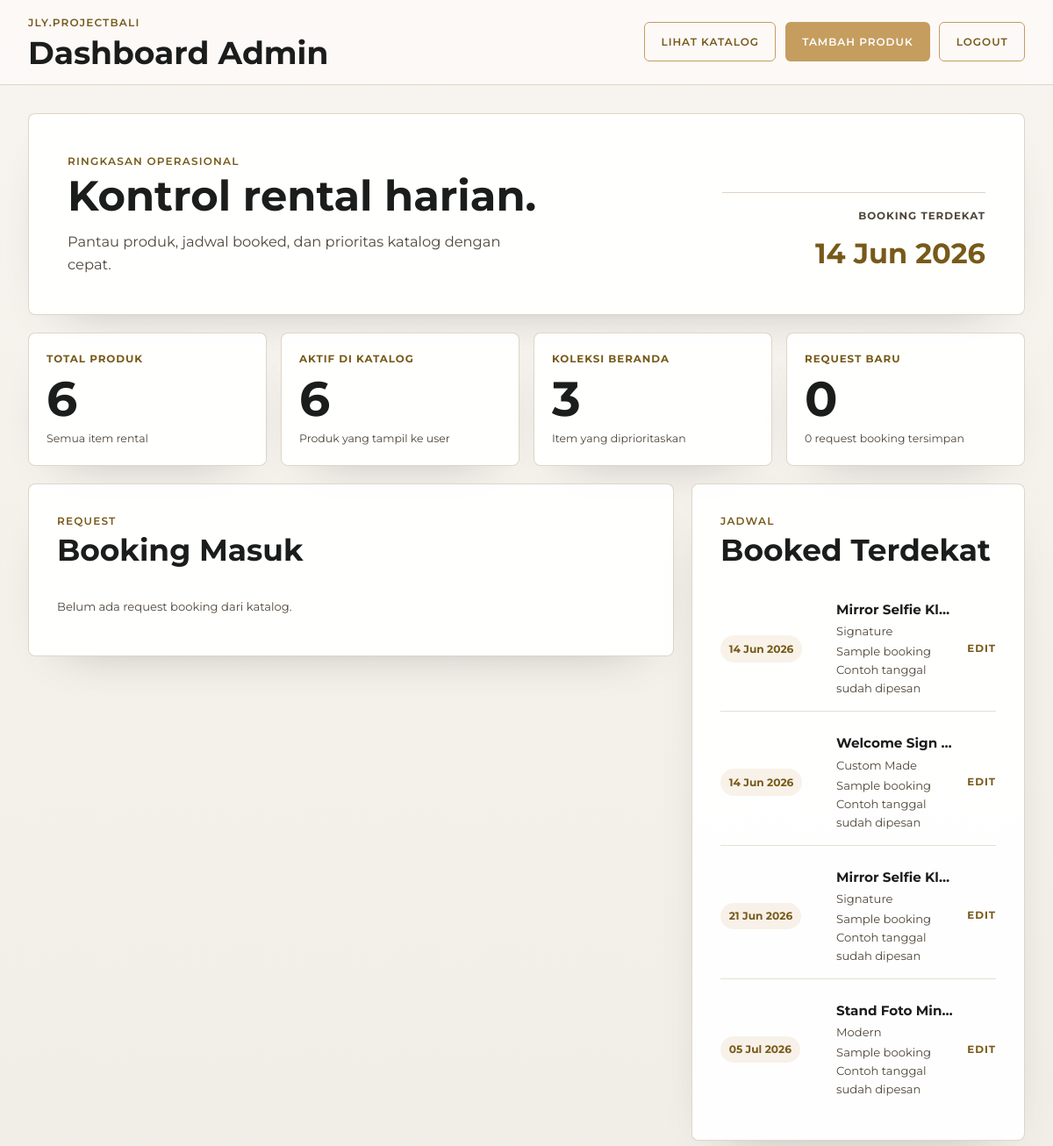
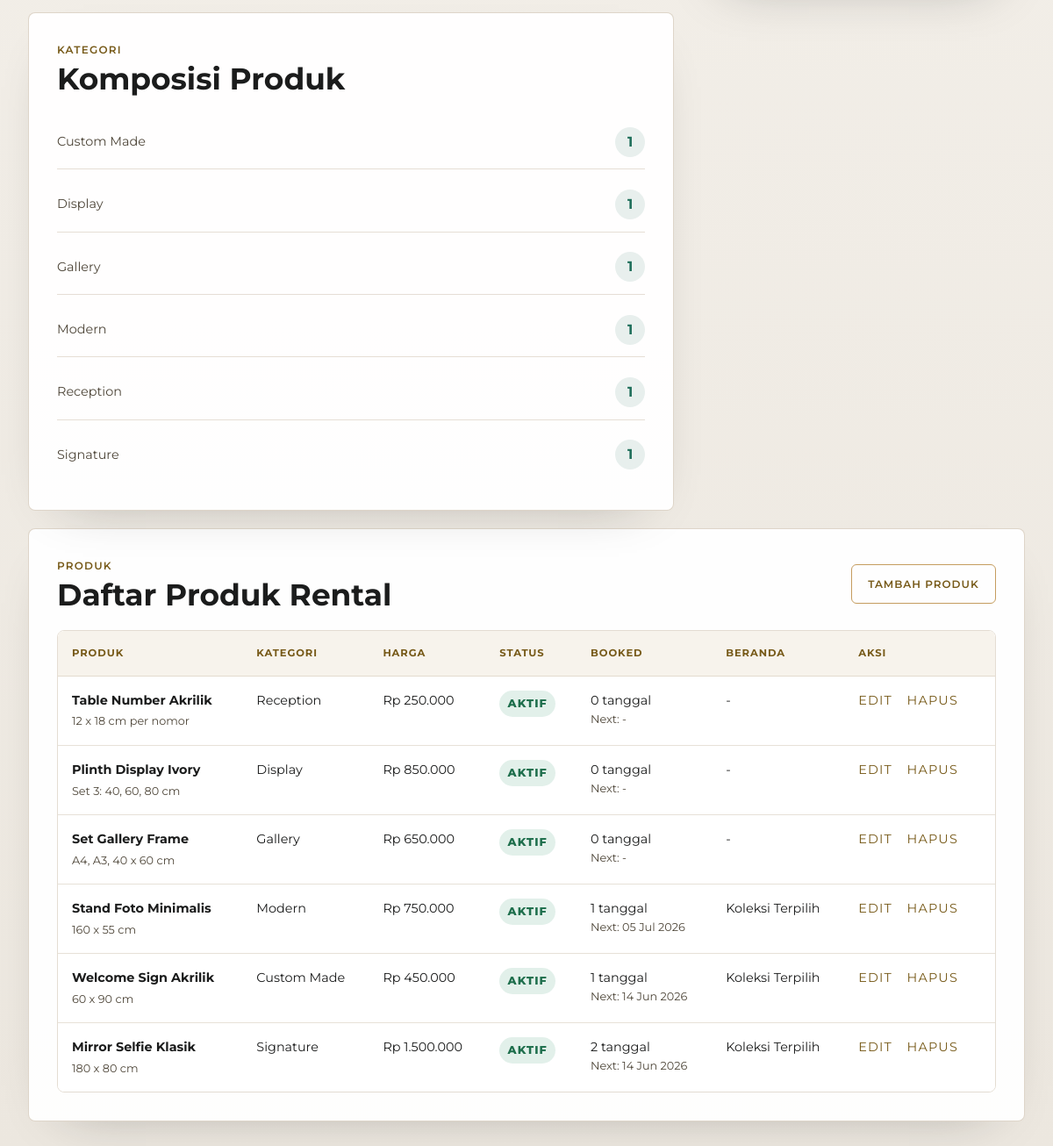
The page /admin/index.php (signed in) on the database its author committed (2 pictures, top to bottom).
### tables this page shows
CREATE TABLE IF NOT EXISTS product_bookings (
  id INT UNSIGNED AUTO_INCREMENT PRIMARY KEY,
  product_id INT UNSIGNED NOT NULL,
  booked_date DATE NOT NULL,
  customer_name VARCHAR(150) NULL,
  note VARCHAR(255) NULL,
  created_at TIMESTAMP DEFAULT CURRENT_TIMESTAMP,
  UNIQUE KEY unique_product_booked_date (product_id, booked_date),
  KEY idx_product_bookings_date (booked_date),
  CONSTRAINT fk_product_bookings_product
    FOREIGN KEY (product_id) REFERENCES products(id)
    ON DELETE CASCADE
);

CREATE TABLE IF NOT EXISTS products (
  id INT UNSIGNED AUTO_INCREMENT PRIMARY KEY,
  category_id INT UNSIGNED NULL,
  name VARCHAR(150) NOT NULL,
  description TEXT NOT NULL,
  price DECIMAL(12,2) NOT NULL DEFAULT 0,
  discount_price DECIMAL(12,2) NULL,
  size VARCHAR(120) NULL,
  material VARCHAR(150) NULL,
  flowers VARCHAR(150) NULL,
  bundle_note VARCHAR(255) NULL,
  image_url TEXT NULL,
  is_active TINYINT(1) NOT NULL DEFAULT 1,
  is_featured TINYINT(1) NOT NULL DEFAULT 0,
  created_at TIMESTAMP DEFAULT CURRENT_TIMESTAMP,
  updated_at TIMESTAMP DEFAULT CURRENT_TIMESTAMP ON UPDATE CURRENT_TIMESTAMP,
  KEY idx_products_category (category_id),
  KEY idx_products_active_featured (is_active, is_featured),
  KEY idx_products_price (price, discount_price),
  CONSTRAINT fk_products_category
    FOREIGN KEY (category_id) REFERENCES categories(id)
    ON DELETE SET NULL
);

CREATE TABLE IF NOT EXISTS categories (
  id INT UNSIGNED AUTO_INCREMENT PRIMARY KEY,
  name VARCHAR(100) NOT NULL UNIQUE,
  created_at TIMESTAMP DEFAULT CURRENT_TIMESTAMP
);

### includes/auth.php (called while the page is built, shortened)
<?php
function e(?string $value): string
{
    return htmlspecialchars((string) $value, ENT_QUOTES, 'UTF-8');
}

### admin/index.php (the view, shortened to what this page needs)
<?php
require_once __DIR__ . '/../includes/db.php';
require_once __DIR__ . '/../includes/auth.php';
$summary = $conn->query(
    'SELECT
        COUNT(*) AS total_products,
        SUM(is_active = 1) AS active_products,
        SUM(is_featured = 1) AS featured_products,
        SUM(discount_price IS NOT NULL AND discount_price > 0) AS promo_products
     FROM products'
)->fetch_assoc();
$requestSummary = $conn->query(
    "SELECT
        COUNT(*) AS total_requests,
        SUM(status = 'new') AS new_requests
     FROM booking_requests"
)->fetch_assoc();
$nextBooking = $conn->query(
    'SELECT MIN(booked_date) AS next_booked_date
     FROM product_bookings
     WHERE booked_date >= CURDATE()'
)->fetch_assoc();
$upcomingBookings = $conn->query(
    'SELECT pb.booked_date, pb.customer_name, pb.note, p.id AS product_id, p.name AS product_name, c.name AS category_name
     FROM product_bookings pb
     INNER JOIN products p ON p.id = pb.product_id
     LEFT JOIN categories c ON c.id = p.category_id
     WHERE pb.booked_date >= CURDATE()
     ORDER BY pb.booked_date ASC, p.name ASC
     LIMIT 8'
);
$bookingRequests = $conn->query(
    'SELECT br.*, COALESCE(bri.product_names, "") AS product_names
     FROM booking_requests br
     LEFT JOIN (
       SELECT booking_request_id, GROUP_CONCAT(product_name ORDER BY id ASC SEPARATOR ", ") AS product_names
       FROM booking_request_items
       GROUP BY booking_request_id
     ) bri ON bri.booking_request_id = br.id
     ORDER BY br.created_at DESC
     LIMIT 8'
);
$categoryStats = $conn->query(
    'SELECT c.name, COUNT(p.id) AS total_products
     FROM categories c
     LEFT JOIN products p ON p.category_id = c.id
     GROUP BY c.id, c.name
     ORDER BY total_products DESC, c.name ASC'
);
$products = $conn->query(
    'SELECT p.*, c.name AS category_name,
            COALESCE(pb.booked_dates_total, 0) AS booked_dates_total,
            pb.next_booked_date
     FROM products p
     LEFT JOIN categories c ON p.category_id = c.id
     LEFT JOIN (
       SELECT product_id, COUNT(*) AS booked_dates_total, MIN(booked_date) AS next_booked_date
       FROM product_bookings
       WHERE booked_date >= CURDATE()
       GROUP BY product_id
     ) pb ON pb.product_id = p.id
     ORDER BY p.id DESC'
);
function format_admin_date(?string $date): string
{
    if (!$date) {
        return '-';
    }
    return date('d M Y', strtotime($date));
}
?>
<!DOCTYPE html>
<html lang="id">
<head>
  <link rel="stylesheet" href="../css/style.css?v=admin-booking-20260608">
  <link rel="stylesheet" href="../css/admin.css?v=admin-booking-20260608">
</head>
<body class="admin-body">
  <header class="admin-topbar">
    <div>
      <span class="eyebrow">jly.projectbali</span>
      <h1>Dashboard Admin</h1>
    </div>
    <nav class="admin-actions">
      <a class="button button-outline" href="../katalog.php" target="_blank">Lihat Katalog</a>
      <a class="button button-primary" href="product-form.php">Tambah Produk</a>
      <a class="button button-outline" href="logout.php">Logout</a>
    </nav>
  </header>
  <main class="admin-shell">
    <section class="admin-dashboard-hero">
      <div>
        <span class="eyebrow">Ringkasan Operasional</span>
        <h2>Kontrol rental harian.</h2>
        <p class="admin-hero-copy">Pantau produk, jadwal booked, dan prioritas katalog dengan cepat.</p>
      </div>
      <div class="admin-next-booking">
        <span>Booking terdekat</span>
        <strong><?= e(format_admin_date($nextBooking['next_booked_date'] ?? null)) ?></strong>
      </div>
    </section>
    <section class="admin-stat-grid" aria-label="Ringkasan dashboard">
      <article class="admin-stat">
        <span>Total Produk</span>
        <strong><?= (int) ($summary['total_products'] ?? 0) ?></strong>
        <small>Semua item rental</small>
      </article>
      <article class="admin-stat">
        <span>Aktif di Katalog</span>
        <strong><?= (int) ($summary['active_products'] ?? 0) ?></strong>
        <small>Produk yang tampil ke user</small>
      </article>
      <article class="admin-stat">
        <span>Koleksi Beranda</span>
        <strong><?= (int) ($summary['featured_products'] ?? 0) ?></strong>
        <small>Item yang diprioritaskan</small>
      </article>
      <article class="admin-stat">
        <span>Request Baru</span>
        <strong><?= (int) ($requestSummary['new_requests'] ?? 0) ?></strong>
        <small><?= (int) ($requestSummary['total_requests'] ?? 0) ?> request booking tersimpan</small>
      </article>
    </section>
    <div class="admin-dashboard-grid">
      <section class="admin-panel admin-panel-wide">
        <div class="admin-panel-heading">
          <div>
            <span class="eyebrow">Request</span>
            <h2>Booking Masuk</h2>
          </div>
        </div>
        <div class="admin-booking-list">
          <?php if ($bookingRequests && $bookingRequests->num_rows > 0): ?>
            <?php while ($request = $bookingRequests->fetch_assoc()): ?>
              <article class="admin-booking-item admin-request-item">
                <time datetime="<?= e($request['event_date']) ?>"><?= e(format_admin_date($request['event_date'])) ?></time>
                <div>
                  <strong><?= e($request['customer_name']) ?></strong>
                  <span><?= e($request['product_names'] ?? 'Produk belum tercatat') ?></span>
                  <small><?= e($request['phone']) ?><?= !empty($request['event_location']) ? ' - ' . e($request['event_location']) : '' ?></small>
                </div>
                <span class="admin-status <?= $request['status'] === 'new' ? 'is-active' : 'is-muted' ?>">
                  <?= e($request['status']) ?>
                </span>
              </article>
            <?php endwhile; ?>
          <?php else: ?>
            <p class="admin-empty">Belum ada request booking dari katalog.</p>
          <?php endif; ?>
        </div>
      </section>
      <section class="admin-panel admin-panel-wide">
        <div class="admin-panel-heading">
          <div>
            <span class="eyebrow">Jadwal</span>
            <h2>Booked Terdekat</h2>
          </div>
        </div>
        <div class="admin-booking-list">
          <?php if ($upcomingBookings && $upcomingBookings->num_rows > 0): ?>
            <?php while ($booking = $upcomingBookings->fetch_assoc()): ?>
              <article class="admin-booking-item">
                <time datetime="<?= e($booking['booked_date']) ?>"><?= e(format_admin_date($booking['booked_date'])) ?></time>
                <div>
                  <strong><?= e($booking['product_name']) ?></strong>
                  <span><?= e($booking['category_name'] ?? 'Produk') ?></span>
                  <?php if (!empty($booking['customer_name']) || !empty($booking['note'])): ?>
                    <small><?= e(trim(($booking['customer_name'] ?? '') . ' ' . ($booking['note'] ?? ''))) ?></small>
                  <?php endif; ?>
                </div>
                <a href="product-form.php?id=<?= (int) $booking['product_id'] ?>">Edit</a>
              </article>
            <?php endwhile; ?>
          <?php else: ?>
            <p class="admin-empty">Belum ada tanggal booked yang akan datang.</p>
          <?php endif; ?>
        </div>
      </section>
      <aside class="admin-panel admin-panel-compact">
        <div class="admin-panel-heading">
          <div>
            <span class="eyebrow">Kategori</span>
            <h2>Komposisi Produk</h2>
          </div>
        </div>
        <div class="admin-category-list">
          <?php if ($categoryStats && $categoryStats->num_rows > 0): ?>
            <?php while ($category = $categoryStats->fetch_assoc()): ?>
              <div>
                <span><?= e($category['name']) ?></span>
                <strong><?= (int) $category['total_products'] ?></strong>
              </div>
            <?php endwhile; ?>
          <?php else: ?>
            <p class="admin-empty">Kategori belum tersedia.</p>
          <?php endif; ?>
        </div>
      </aside>
    </div>
    <section class="admin-panel admin-panel-wide">
      <div class="admin-panel-heading">
        <div>
          <span class="eyebrow">Produk</span>
          <h2>Daftar Produk Rental</h2>
        </div>
        <a class="button button-outline" href="product-form.php">Tambah Produk</a>
      </div>
      <div class="admin-table-wrap">
        <table class="admin-table">
          <thead>
            <tr>
              <th>Produk</th>
              <th>Kategori</th>
              <th>Harga</th>
              <th>Status</th>
              <th>Booked</th>
              <th>Beranda</th>
              <th>Aksi</th>
            </tr>
          </thead>
          <tbody>
            <?php if ($products && $products->num_rows > 0): ?>
              <?php while ($product = $products->fetch_assoc()): ?>
                <tr>
                  <td>
                    <strong><?= e($product['name']) ?></strong>
                    <span><?= e($product['size']) ?></span>
                  </td>
                  <td><?= e($product['category_name'] ?? '-') ?></td>
                  <td>
                    Rp <?= number_format((float) $product['price'], 0, ',', '.') ?>
                  </td>
                  <td>
                    <span class="admin-status <?= ((int) $product['is_active'] === 1) ? 'is-active' : 'is-muted' ?>">
                      <?= ((int) $product['is_active'] === 1) ? 'Aktif' : 'Nonaktif' ?>
                    </span>
                  </td>
                  <td>
                    <?= (int) $product['booked_dates_total'] ?> tanggal
                    <span>Next: <?= e(format_admin_date($product['next_booked_date'] ?? null)) ?></span>
                  </td>
                  <td><?= ((int) $product['is_featured'] === 1) ? 'Koleksi Terpilih' : '-' ?></td>
                  <td class="admin-row-actions">
                    <a href="product-form.php?id=<?= (int) $product['id'] ?>">Edit</a>
                    <form method="post" action="delete-product.php" onsubmit="return confirm('Hapus produk ini?')">
                      <button type="submit">Hapus</button>
                    </form>
                  </td>
                </tr>
              <?php endwhile; ?>
            <?php else: ?>
              <tr>
                <td colspan="7">Belum ada produk. Tambahkan produk pertama dari tombol di atas.</td>
              </tr>
            <?php endif; ?>
          </tbody>
        </table>
      </div>
    </section>
  </main>
</body>
</html>

### css/style.css (style rules this page uses)
:root { --color-background: #fcf9f8; --color-surface: #ffffff; --color-section: #f3f0ef; --color-text: #1b1c1c; --color-muted: #4e4639; --color-outline: #d1c5b4; --color-primary: #c59d5f; --color-primary-dark: #775a19; --font-heading: "Playfair Display", Georgia, serif; --font-body: "Montserrat", Arial, sans-serif; --container: 1180px; --space-page: clamp(1.25rem, 4vw, 3.5rem); --space-section: clamp(3.5rem, 6vw, 5.5rem); --radius: 4px; --shadow-soft: 0 20px 40px -20px rgba(197, 157, 95, 0.18); }
* { box-sizing: border-box; }
html { scroll-behavior: smooth; }
body { margin: 0; overflow-x: hidden; background: var(--color-background); color: var(--color-text); font-family: var(--font-body); line-height: 1.6; }
a { color: inherit; text-decoration: none; }
.eyebrow { display: block; margin-bottom: 1rem; color: var(--color-primary-dark); font-size: 0.75rem; font-weight: 600; letter-spacing: 0.1em; text-transform: uppercase; }
.button { display: inline-flex; align-items: center; justify-content: center; min-height: 44px; border: 1px solid transparent; border-radius: var(--radius); padding: 0.75rem 1.5rem; font-size: 0.75rem; font-weight: 600; letter-spacing: 0.1em; text-align: center; text-transform: uppercase; transition: 180ms ease; }
.button-primary { background: var(--color-primary); color: #ffffff; }
.button-outline { border-color: var(--color-primary); color: var(--color-primary-dark); }

### rows shown on the page
product_bookings: booked_date "14 Jun 2026", product.name "Mirror Selfie Kl…", categories.name "Signature", customer_name+note "Sample booking Contoh tanggal sudah dipesan"
product_bookings: booked_date "14 Jun 2026", product.name "Welcome Sign…", categories.name "Custom Made", customer_name+note "Sample booking Contoh tanggal sudah dipesan"
product_bookings: booked_date "21 Jun 2026", product.name "Mirror Selfie Kl…", categories.name "Signature", customer_name+note "Sample booking Contoh tanggal sudah dipesan"
product_bookings: booked_date "05 Jul 2026", product.name "Stand Foto Min…", categories.name "Modern", customer_name+note "Sample booking Contoh tanggal sudah dipesan"
products: name "Table Number Akrilik", size "12 x 18 cm per nomor", category.name "Reception", price "250.000", is_active "AKTIF", booked_dates_total "0", next_booked_date "-"
products: name "Plinth Display Ivory", size "Set 3: 40, 60, 80 cm", category.name "Display", price "850.000", is_active "AKTIF", booked_dates_total "0", next_booked_date "-"
products: name "Set Gallery Frame", size "A4, A3, 40 x 60 cm", category.name "Gallery", price "650.000", is_active "AKTIF", booked_dates_total "0", next_booked_date "-"
products: name "Stand Foto Minimalis", size "160 x 55 cm", category.name "Modern", price "750.000", is_active "AKTIF", booked_dates_total "1", next_booked_date "05 Jul 2026", is_featured "Koleksi Terpilih"
products: name "Welcome Sign Akrilik", size "60 x 90 cm", category.name "Custom Made", price "450.000", is_active "AKTIF", booked_dates_total "1", next_booked_date "14 Jun 2026", is_featured "Koleksi Terpilih"
products: name "Mirror Selfie Klasik", size "180 x 80 cm", category.name "Signature", price "1.500.000", is_active "AKTIF", booked_dates_total "2", next_booked_date "14 Jun 2026", is_featured "Koleksi Terpilih"

### other values the page prints
format_admin_date($nextBooking['next_booked_date'] ?? null) "14 Jun 2026"
$summary['total_products'] "6"
$summary['active_products'] "6"
$summary['featured_products'] "3"
$requestSummary['new_requests'] "0"
$requestSummary['total_requests'] "0"
$category['name'] "Custom Made"
$category['total_products'] "1"
$category['name'] "Display"
$category['name'] "Gallery"
$category['name'] "Modern"
$category['name'] "Reception"
$category['name'] "Signature"
